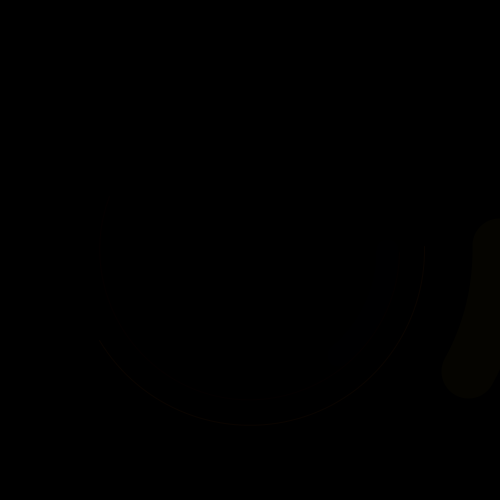
Frame 1 (no input)
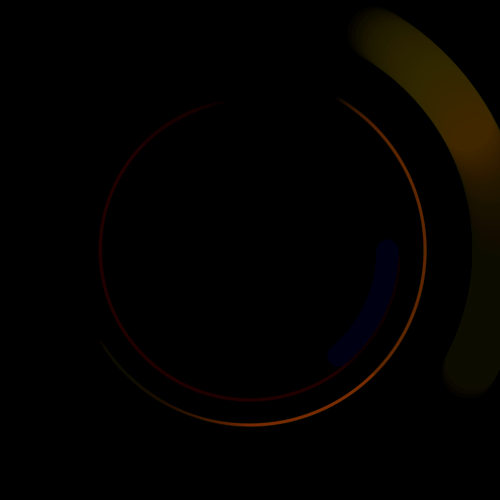
Frame 60 (the mouse pressed at the canvas centre just before this capture)
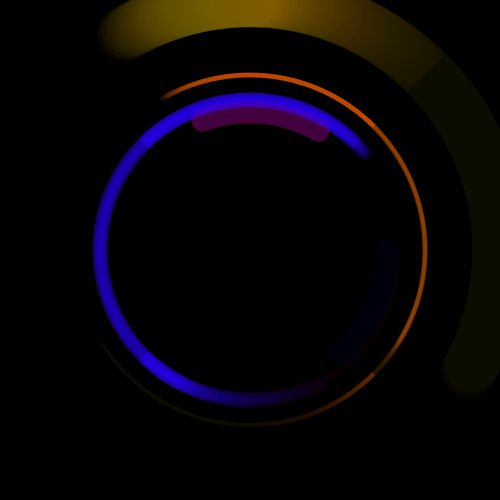
Frame 120 (the mouse held since frame 60 and released just before this capture)

The Processing sketch that drew these frames (run headless with seeded random() and noise(); from frame 60 on, the mouse is pressed at the canvas centre):

// Processing sketch: processing_62878
// ── processing_62878.pde


int s = second();
int rotationAngle =0;
float arcVariable = 0; 

void setup()
{
  size(500, 500);
  background(0);
  smooth();
}

void draw()
{ 
  fill(10, 10);
  noStroke();
  rect(0, 0, 500, 500);


  translate (width/2, height/2);
  rotate(radians(rotationAngle));
  int s = second();
  arcVariable += 1;

  for (int i=0; i<=int(mouseX/100); i++)
  {
   
    

    stroke(random(80), 0, mouseY, 20);
    strokeWeight(s+i*5);
    noFill();
    arc(0, 0, width*0.6, height*0.6, radians(arcVariable), radians(arcVariable+200));
    arc(0, 0, width*0.6+i*10, height*0.6+i*10, radians(arcVariable+i*1), radians(arcVariable));
  }

  for (int i=0; i<=int(mouseX/100); i++) 
  {
     
    stroke(255, 100, 0, 10);
    strokeWeight(s);
    noFill();
    arc(0, 0, width*0.7, height*0.7, radians(-arcVariable), radians(-arcVariable+150));
    arc(0, 0, width*0.7+i*10, height*0.7+i*10, radians(-arcVariable+i*1), radians(-arcVariable));
  }
  
  
  for (int i=0; i<=int(mouseX/200); i++) 
  {
    stroke(255, 180, 0, 5);
    strokeWeight(54);
    noFill();
    arc(0, 0, width*1, height*1, radians(-arcVariable), radians(-arcVariable+30));
    arc(0, 0, width*1+i*60, height*1+i*60, radians(arcVariable), radians(arcVariable));
  }
  
  for (int i=0; i<=(mouseX/100); i++)
  { 
    stroke(mouseX, 0, random(250), 2);
    strokeWeight(22);
    noFill();
    arc(0, 0, width*0.55, height*0.55, radians(mouseX), radians(mouseY+50));
    stroke(200, random(250), 0, 2);
    strokeWeight(3);
    arc(0, 0, width*0.85, height*0.85, radians(mouseX+50), radians(mouseY+50));
    stroke(200, 0 , random(250), 2);
    strokeWeight(2);
    arc(0, 0, width*0.35, height*0.35, radians(-mouseX), radians(-mouseY));

}

for (int i=0; i<=(mouseX/100); i++){
fill(mouseX*i/200,5);
noStroke();
beginShape();
vertex(mouseX-250,mouseY-250);
vertex(250,250);
vertex(250,-250);
endShape(CLOSE);

 

 beginShape();
vertex(mouseX-250,mouseY-250);
vertex(-250,-250);
vertex(-250,250);
endShape(CLOSE);



beginShape();
vertex(mouseX-250,mouseY-250);
vertex(250,250);
vertex(-250,-250);
endShape(CLOSE);
}

}
